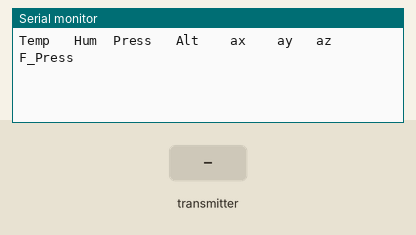
Recording of a sketch running on a simulated Arduino Uno, built with avr-gcc and run on an emulated ATmega328P. Parts: the last lines printed to the serial monitor. The inputs (shaded band) are chosen by the test bench. No radio packets arrive unless stated.

Above: at 1.2 s.
1.3 s: the transmitter starts sending data1 = 0
At 1.37 s:
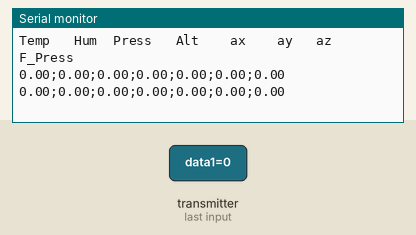
3.2 s: the transmitter starts sending data2 = 25
At 3.27 s:
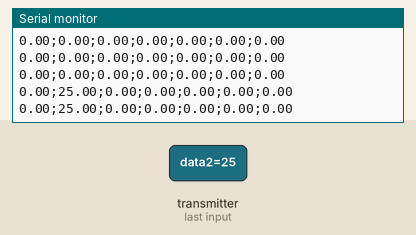
4.7 s: the transmitter starts sending data1 = 100
At 4.71 s:
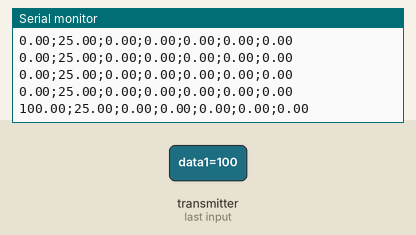

The sketch:

Receptor_Integrado.ino
```cpp
   #include <Wire.h>
#include <SPI.h>
#include <nRF24L01.h>
#include <RF24.h>


//create an RF24 object
RF24 myRadio (4, 5);
byte addresses[][6] = {"1Node"};

struct Pack {
  float data1;
  float data2;
  float data3;
  float data4;
  float data5;
  float data6;
  float data7;
  float data8;
} packet;

void setup(void)
{
  Serial.begin(115200);
  myRadio.begin();
  myRadio.setChannel(108);
  myRadio.setPALevel(RF24_PA_MIN);
  myRadio.openReadingPipe(1, addresses[0]);
  myRadio.startListening();

Serial.println("Temp   Hum  Press   Alt    ax    ay   az  F_Press");
}

 void loop() {
  if ( myRadio.available())
  {
    myRadio.read( &packet, sizeof(packet) );
    Serial.print(packet.data1);
    Serial.print(";");
    Serial.print(packet.data2);
    Serial.print(";");
    Serial.print(packet.data3);
    Serial.print(";");
    Serial.print(packet.data4);
    Serial.print(";");
    Serial.print(packet.data5);
    Serial.print(";");
    Serial.print(packet.data6);
    Serial.print(";");
    Serial.print(packet.data7);
    Serial.println();
  }
}
```

Measured:
- after the input at 1.3 s, the serial monitor: prints a new line at once (image 1)
- after the input at 3.2 s, the serial monitor: prints a new line at once (image 2)
- after the input at 4.7 s, the serial monitor: prints a new line at once (image 3)
